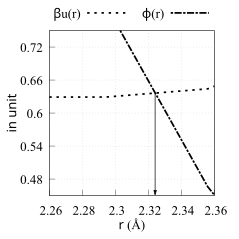

Here is the gnuplot script that generated this plot:
# arrow x coordinate
axc = 2.32412
# arrow tail x coordinate
atyc = 0.636243
# arrow head x coordinate
ahyc = 0.451

set arrow 1 from axc, atyc to axc, ahyc head filled size screen 0.02,15 lw 2 lc rgb "black" front

lwca = 'LWCA.RES'

set terminal eps enhanced background rgb 'white' \
    size 2.39, 2.39                                    \
    font "Times New Roman,14pt"

set encoding iso_8859_1

set output 'sigma.eps'

#: range
xr_uf = 2.26
xr_ut = 2.36

yr_uf = 0.45
yr_ut = 0.75

set xr [xr_uf to xr_ut]
set yr [yr_uf to yr_ut]

#: tics
set xtics 0.0, 0.02 nomirror
set ytics 0.0, 0.06 nomirror

#: line styles

l_w = 5
set style line 11 dt (5,  10)                       lw l_w lc "black"
set style line 12 dt (5,  3, 15, 3) 		    lw l_w lc "black"

set xlabel "{/times-italic r} (\305)" offset 0, 0.5 font "Times New Roman,14"
set ylabel "{/times-italic in unit}" offset 2, 0 font "Times New Roman,14"

set grid
set size square

set key tmargin center offset 0, 0.05 horizontal maxrows 1 columns 2 \
           samplen 5 font "Times New Roman,14"

set margin 7.5, 3.7, 0.9, 0

pl lwca u 1:2 w l ls 11 title "{/Symbol b}u(r)", \
   ""   u 1:3 w l ls 12 title "{/Symbol f}(r)"
